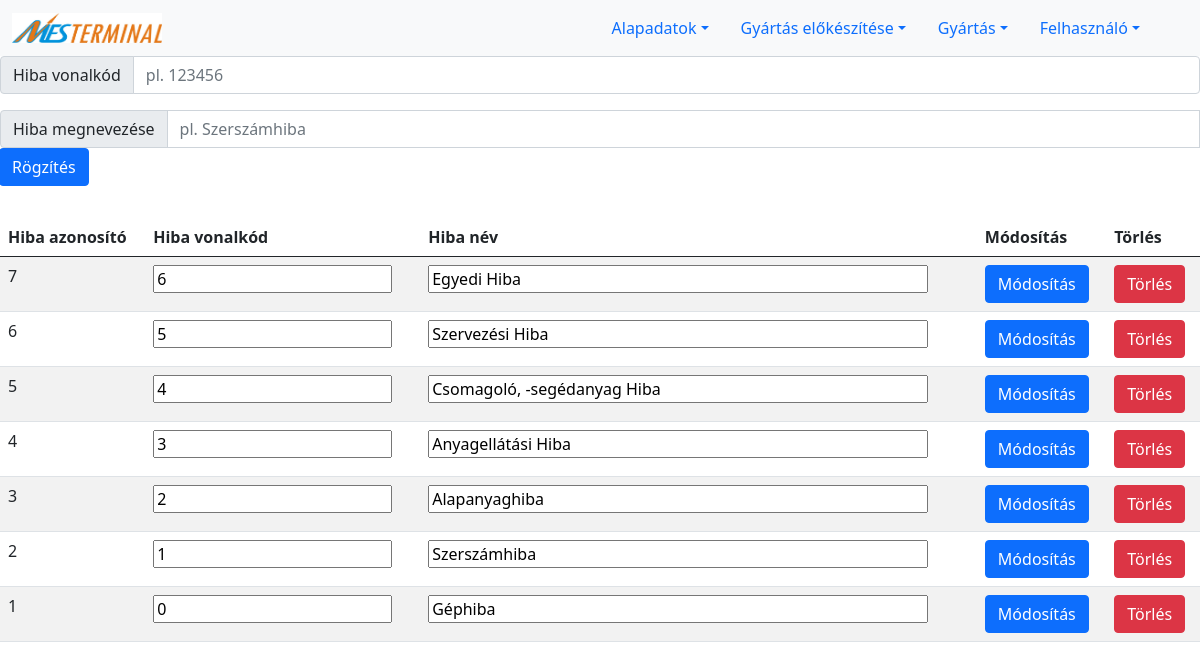
Screenshot of /error.php with the database file from the repository.
### tables this page shows
CREATE TABLE `error` (
  `ID` int(11) NOT NULL,
  `barcode` varchar(11) DEFAULT NULL,
  `name` varchar(200) DEFAULT NULL
);

### lists/listErrors.php (the view, shortened to what this page needs)
<?php
include "connection.php";
$sql="SELECT * from `error` order by ID DESC";
$reultErrors = $conn -> query($sql);
if ($reultErrors->num_rows > 0) {
    print '
    <div style="overflow: hidden">
    <table class="table table-striped">
        <thead>
        <tr>
            <th scope="col">Hiba azonosító</th>
            <th scope="col">Hiba vonalkód</th>
            <th scope="col">Hiba név</th>
            <th scope="col">Módosítás</th>
            <th scope="col">Törlés</th>
        </tr>
        </thead>
        <tbody>
        ';
    while($row = $reultErrors->fetch_assoc()) {
        print '
            <tr>
            <form action="feldolgozok/modifyError.php" method="POST">
            <td>'.$row["ID"].'</td>
            <td><input type="text" name="error_barcode" value="'.$row["barcode"].'"></td>
            <td><input style="width:500px" type="text" name="error_name" value="'.$row["name"].'"></td>
            <td><Button type="submit" name="errorId" value="'.$row["ID"].'" class="btn btn-primary">Módosítás</button>
            </form>
            <form action="feldolgozok/deleteError.php" method="POST">
            <td><Button type="submit" name="errorId" value="'.$row["ID"].'" class="btn btn-danger">Törlés</button>
            </form>
            </tr>';
    }
    print '
        </tbody>
        </table>
        </div>';
}
?>

### rows the page displays
error: ID "7", error_barcode "6", error_name "Egyedi Hiba"
error: ID "6", error_barcode "5", error_name "Szervezési Hiba"
error: ID "5", error_barcode "4", error_name "Csomagoló, -segédanyag Hiba"
error: ID "4", error_barcode "3", error_name "Anyagellátási Hiba"
error: ID "3", error_barcode "2", error_name "Alapanyaghiba"
error: ID "2", error_barcode "1", error_name "Szerszámhiba"
error: ID "1", error_barcode "0", error_name "Géphiba"
